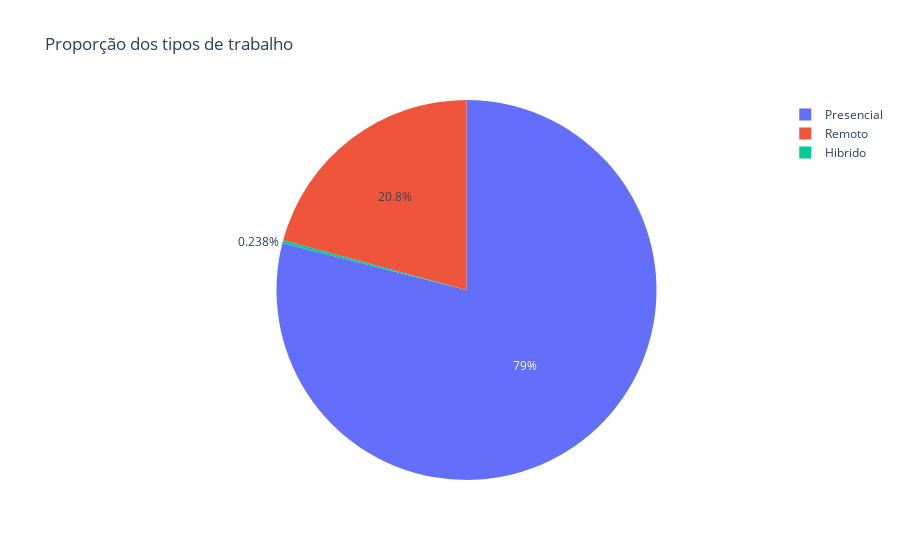

The cell this chart's notebook holds for it:
### Markdown cell above
Construindo um gráfico de pizza com o plotly

-> Pie: Função que tem como objetivo criar um grafico de pizza

-> remoto_contagem: ira conter os valores da coluna 'remoto' e será
a base de dados utilizada na construção do gráfico

-> value_counts: Ira contar os valores únicos da coluna "remoto"

-> reset_index: Ira criar uma coluna para os indices da coluna
"remoto".

-> remoto_contagem.columns: Ira renomear as colunas da base de dados

-> names: nome dos dados categóricos

-> values: nome dos dados numericos 

-> title: Titulo do gráfico

### Code cell
remoto_contagem = base_de_dados['remoto'].value_counts().reset_index()

remoto_contagem.columns = ['Tipo_Trabalho', 'Quantidade']

fig = px.pie(
    
    remoto_contagem,
        
    names = 'Tipo_Trabalho',
    
    values = 'Quantidade',
    
    title = 'Proporção dos tipos de trabalho'
)

fig.show()

### Figure 1 — Plotly figure (JSON) as saved in the notebook; plotly's stock layout.template omitted (floating-point values rounded to 4 significant figures)
{"data": [{"domain": {"x": [0, 1], "y": [0, 1]}, "hovertemplate": "Tipo_Trabalho=%{label}<br>Quantidade=%{value}<extra></extra>", "labels": ["Presencial", "Remoto", "Hibrido"], "legendgroup": "", "name": "", "showlegend": true, "type": "pie", "values": [105305, 27716, 318]}], "layout": {"legend": {"tracegroupgap": 0}, "title": {"text": "Proporção dos tipos de trabalho"}}}
